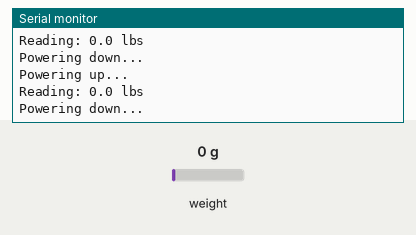
Recording of a sketch running on a simulated Arduino Uno, built with avr-gcc and run on an emulated ATmega328P. Shown: the last lines printed to the serial monitor. The test bench sets the inputs (shaded band); at power-on: weight on the scale 0 g.

Above: at 11.0 s.
11.1 s: weight on the scale set to 100 g
At 15.8 s:
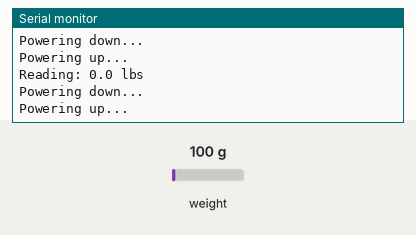
21.2 s: weight on the scale set to 1250 g
At 30.41 s:
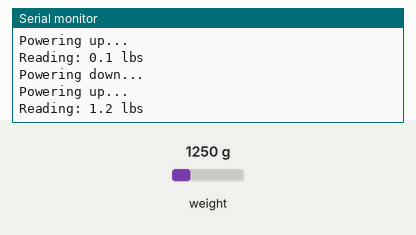
Timing chart, 0 to 31.9 s (numbered marks = the images above; inputs shaded):
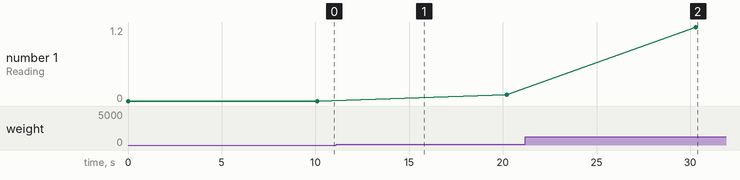

Measured:
- after the input at 21.2 s, the serial monitor: prints a new line after 9.1 s (image 2)
- plotted number 1: 0 → 0.1 after the input at 11.1 s, 0.1 → 1.2 after the input at 21.2 s

The sketch:

SparkFun_HX711_PowerTest.ino
```cpp
// (licence header left out)
#include "HX711.h"

#define calibration_factor -7050.0 //This value is obtained using the SparkFun_HX711_Calibration sketch
#define zero_factor 8421804 //This large value is obtained using the SparkFun_HX711_Calibration sketch

#define DOUT  3
#define CLK  2

HX711 scale(DOUT, CLK);

void setup() {
  Serial.begin(9600);
  Serial.println("HX711 power test");

  scale.set_scale(calibration_factor); //This value is obtained by using the SparkFun_HX711_Calibration sketch
  scale.set_offset(zero_factor); //Zero out the scale using a previously known zero_factor

}

void loop() {
  Serial.print("Reading: ");
  Serial.print(scale.get_units(), 1); //scale.get_units() returns a float
  Serial.print(" lbs"); //You can change to kg but you'll need to change the calibration_factor
  Serial.println();

  Serial.println("Powering down...");
  scale.power_down(); //Put the HX711 in sleep mode
  delay(5000);
  Serial.println("Powering up...");
  scale.power_up();
  delay(5000);
}
```
